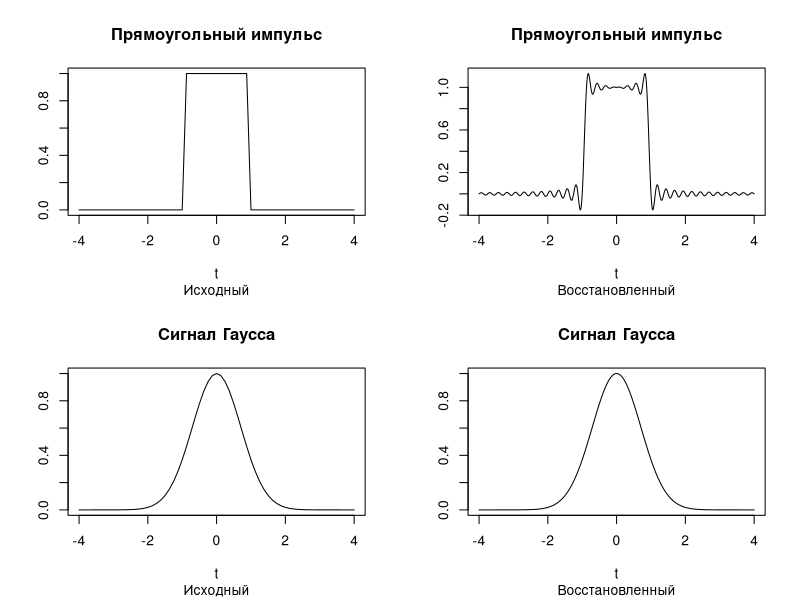

The R source for this figure:
# Прямоугольный импульс
l <- 1
rect <- function(e) as.integer(abs(e) < 1)
uRect <- function(x) rect(x / l)

# Сигнал Гаусса
a <- 1
sigma <- 1
uGauss <- function(x) a * exp(-(x / sigma)^2)

# Смотрим значение сигнала с -f до f.
# Тогда шаг дискретизации должен быть 1/(2f).
f <- 4
deltaT <- 1/(2*f)

t <- seq(-f, f, deltaT)
gaussSource <- uGauss(t)
rectSource <- uRect(t)

# Восстановление "исходного" сигнала с шагом в 10 раз меньше.
deltaTRestored <- deltaT / 10
tRestored <- seq(-f, f, deltaTRestored)
gaussRestored <- numeric(length(tRestored))
rectRestored <- numeric(length(tRestored))

# При == 0 значение функции равно 1, так как это первый замечательный предел.
sinc <- function(x) if (x != 0) {
  sin(x)/x
} else {
  1
}

# uGauss(k * deltaT)...
# Мы знаем значение функции для заданного шага deltaT в диапазоне от -f до f.
# Соответственно, k * deltaT должно быть элементом t.
# Для этого нужны пределы такие, что lim * deltaT = f => lim = f / deltaT.
lim <- f/deltaT
for (i in 1:length(tRestored)) {
  for (k in -lim:lim) {
    # Так как индексы в массивах начинаются с 1, а не с -lim, то для нахождения индекса
    # Нужно взять k + lim + 1.
    index <- k + lim + 1
    gaussRestored[i] <- gaussRestored[i] + gaussSource[index] * sinc(2 * pi * f * (tRestored[i] - k/(2*f)))
    rectRestored[i] <- rectRestored[i] + rectSource[index] * sinc(2 * pi * f * (tRestored[i] - k/(2*f)))
  }
}

par(mfrow = c(2, 2))
plot(t, rectSource, main = "Прямоугольный импульс", sub = "Исходный", type = "l", xlab = "t", ylab = "")
plot(tRestored, rectRestored, main = "Прямоугольный импульс", sub = "Восстановленный", type = "l", xlab = "t", ylab = "")

plot(t, gaussSource, main = "Сигнал Гаусса", sub = "Исходный", type = "l", xlab = "t", ylab = "")
plot(tRestored, gaussRestored, main = "Сигнал Гаусса", sub = "Восстановленный", type = "l", xlab = "t", ylab = "")
